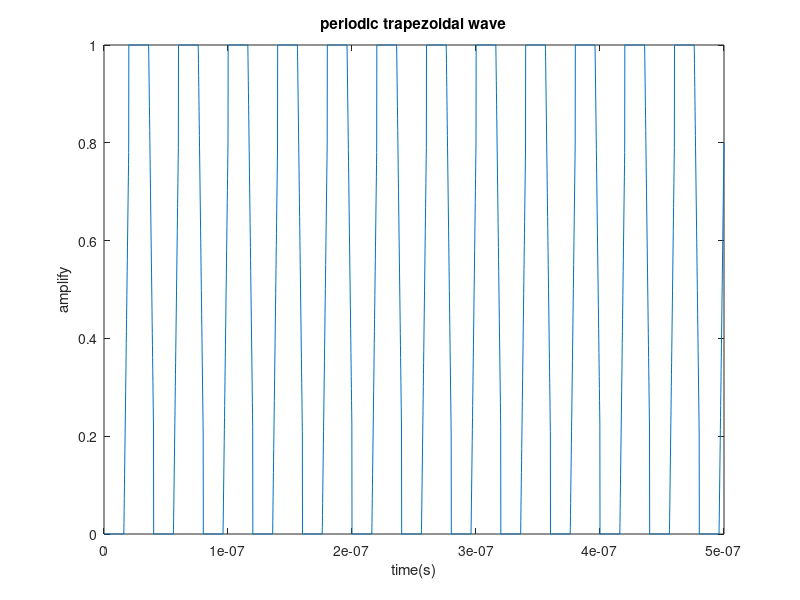

MATLAB code to generate this figure:
clear all
clc

% 使用一些关键参数描述这些梯形波信号
% 频率为1KHz，周期为T，上升时间为T/10，下降时间同样为T/10,初始化时间内信号为0
% 幅值为A，
f = 25e6;
T = 1/f;
A = 1;
T_rsie = T*(5/40);
T_fall = T*(5/40);
T_init = 1e-3;
t0 = 0;
t1 = (T-T*2/10) / 2;
t2 = t1 + T/10;
t3 = t2 + t1;
t4 = T;

%  生成线性序列
t = linspace(0,5e-7,2^12);

%计算梯形波信号
y = zeros(size(t));
for i = 1:length(t)
    tn = mod(t(i),T);
    if t0 <= tn && tn < t1
        y(i) = 0;
    elseif t1 <= tn && tn < t2
        y(i) = A * (tn - t1) / T_rsie;
    elseif t2 <= tn && tn < t3
        y(i) = A;
    elseif t3 <= tn && tn < t4
        y(i) = A * (1 - (tn - t3) / T_fall);
    end

    if y(i) > A
        y(i) = A;
    elseif y(i) < 0
        y(i) = 0;
    end
end 

%绘制波形
plot(t,y);
xlabel('time(s)');
ylabel('amplify');
title('periodic trapezoidal wave');

